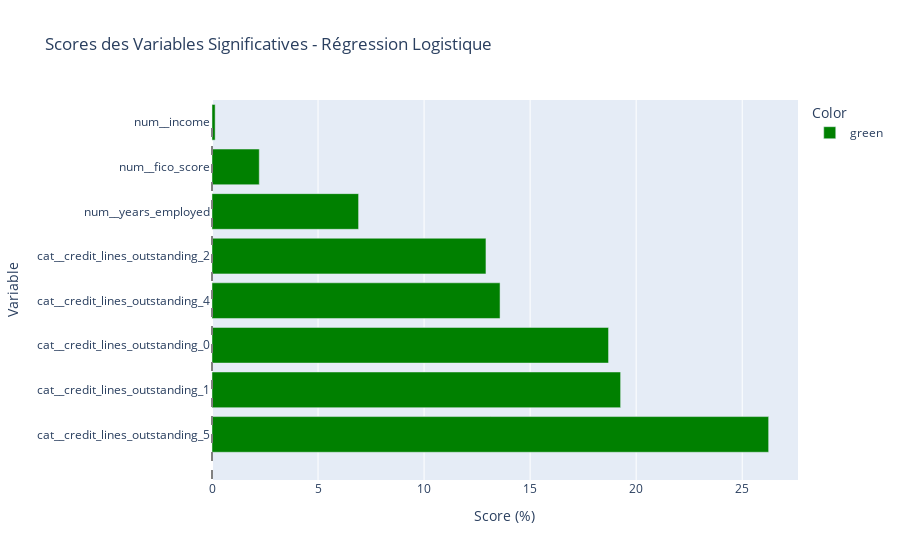

Here is the notebook cell this chart was saved with:
### Code cell
# Extraction des coefficients et des noms des features
logistic_coefficients = logistic_model.coef_[0]
feature_names = preprocessor.get_feature_names_out()  # Obtenir les noms des features

# Créer un DataFrame pour les coefficients
importance_df = pd.DataFrame({
    'Feature': feature_names,
    'Coefficient': logistic_coefficients
})

# Calculer la valeur absolue des coefficients pour l'importance
importance_df['Absolute_Coefficient'] = importance_df['Coefficient'].abs()

# Seuil de significativité des coefficients (0.05)
significant_threshold = 0.05

# Filtrer les coefficients significatifs
significant_importance_df = importance_df[importance_df['Absolute_Coefficient'] > significant_threshold]

# Trier par importance absolue
significant_importance_df = significant_importance_df.sort_values(by='Absolute_Coefficient', ascending=False)

# Calculer la somme des coefficients significatifs
sum_significant_abs_coefficients = significant_importance_df['Absolute_Coefficient'].sum()

# Créer un score basé sur les coefficients significatifs (en pourcentage)
significant_importance_df['Score'] = (significant_importance_df['Absolute_Coefficient'] / sum_significant_abs_coefficients) * 100

# Afficher les résultats
print("Les variables significatives avec leurs scores :")
print(significant_importance_df[['Feature', 'Coefficient', 'Score']])

# Couleurs pour le graphique
significant_importance_df['Color'] = significant_importance_df['Score'].apply(lambda x: 'green' if x > 0 else 'red')

# Visualisation
fig = px.bar(
    significant_importance_df,
    x='Score',
    y='Feature',
    color='Color',
    color_discrete_map={'green': 'green', 'red': 'red'},
    title='Scores des Variables Significatives - Régression Logistique',
    labels={'Score': 'Score (%)', 'Feature': 'Variable'}
)

# Ajouter une ligne verticale pour le score zéro
fig.add_shape(type="line", x0=0, x1=0, y0=-1, y1=len(significant_importance_df)-1, line=dict(color="grey", width=2, dash="dash"))
fig.show()

### Figure 1 — Plotly figure (JSON) as saved in the notebook; plotly's stock layout.template omitted (floating-point values rounded to 4 significant figures)
{"data": [{"alignmentgroup": "True", "hovertemplate": "Color=green<br>Score (%)=%{x}<br>Variable=%{y}<extra></extra>", "legendgroup": "green", "marker": {"color": "green", "pattern": {"shape": ""}}, "name": "green", "offsetgroup": "green", "orientation": "h", "showlegend": true, "textposition": "auto", "type": "bar", "x": [26.25, 19.27, 18.7, 13.58, 12.92, 6.912, 2.229, 0.1485], "xaxis": "x", "y": ["cat__credit_lines_outstanding_5", "cat__credit_lines_outstanding_1", "cat__credit_lines_outstanding_0", "cat__credit_lines_outstanding_4", "cat__credit_lines_outstanding_2", "num__years_employed", "num__fico_score", "num__income"], "yaxis": "y"}], "layout": {"barmode": "relative", "legend": {"title": {"text": "Color"}, "tracegroupgap": 0}, "shapes": [{"line": {"color": "grey", "dash": "dash", "width": 2}, "type": "line", "x0": 0, "x1": 0, "y0": -1, "y1": 7}], "title": {"text": "Scores des Variables Significatives - Régression Logistique"}, "xaxis": {"anchor": "y", "domain": [0, 1], "title": {"text": "Score (%)"}}, "yaxis": {"anchor": "x", "domain": [0, 1], "title": {"text": "Variable"}}}}
